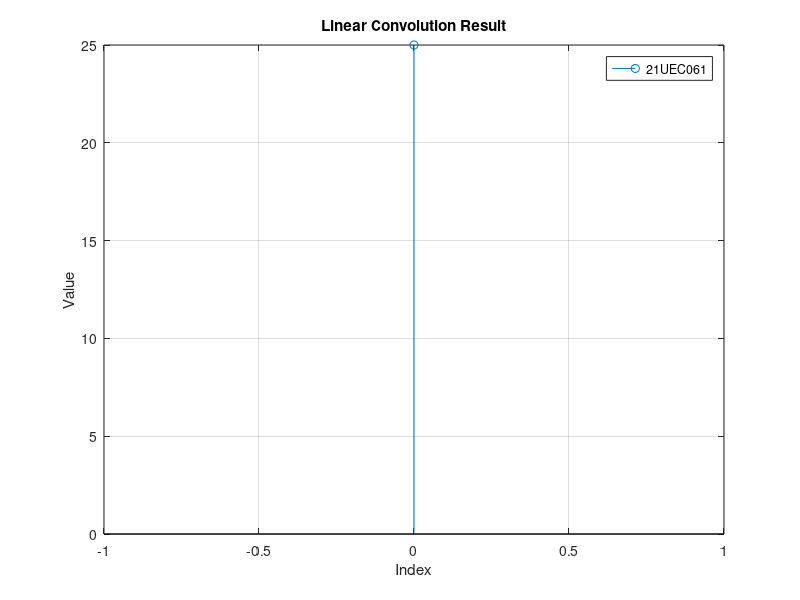

MATLAB code for this plot:
%Study linear convolution............
clc;
close all;
clear all;
seq1=input(' enter seq1 : ');
l1=length(seq1);
seq2=input('enter seq2 : ');
l2=length(seq2);
N=l1+l2-1;

%Apply padding
if N>l1
seq1=[seq1,zeros(1,N-l1)];
end
if N>l2
seq2=[seq2,zeros(1,N-l2)];
end
w=seq1';
for j=2:N
    for i=2:N
        w(1,j)=w(N,j-1);
        w(i,j)=w(i-1,j-1);
    end
end
disp(w);
y=w*seq2';
disp(y);

%displaying graph
figure;
stem(0:N-1, y);
xlabel('Index');
ylabel('Value');
title('Linear Convolution Result');
legend('21UEC061');
grid on;

%z=cconv(seq1,seq2,N);
%disp(z');